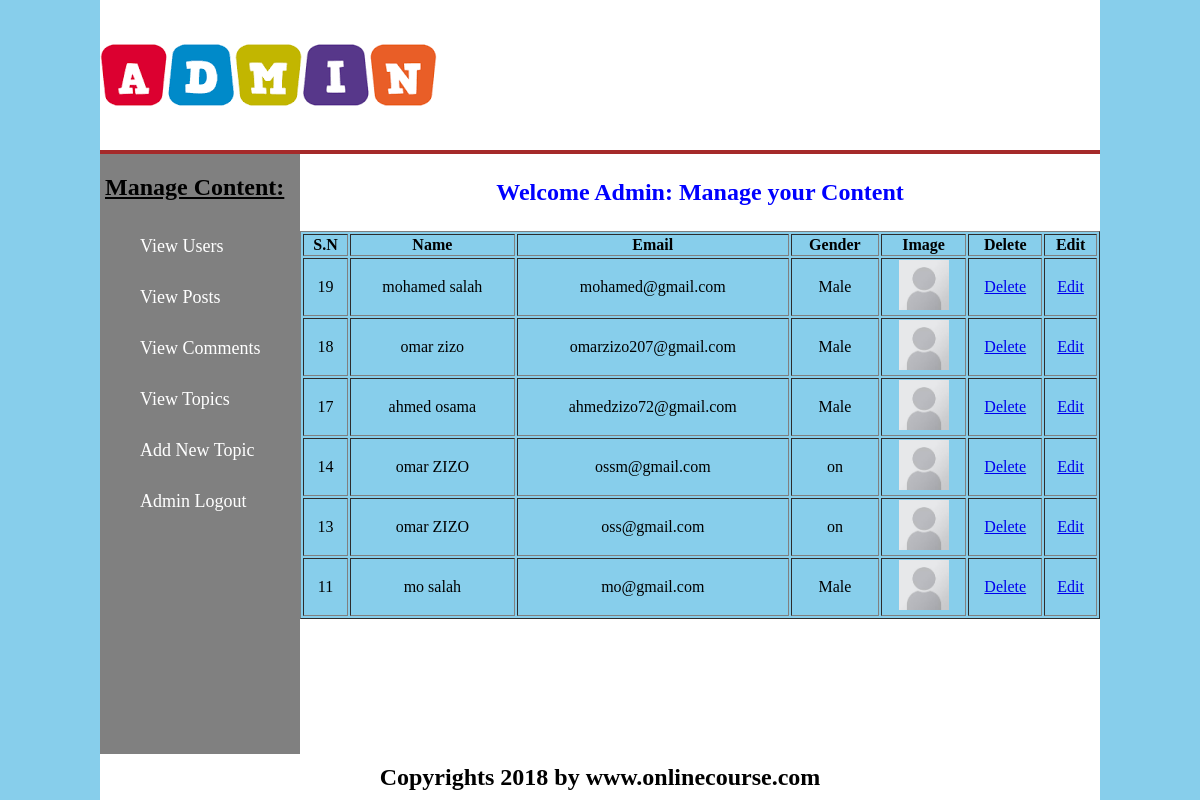
Screenshot of /admin/index.php?view_users (signed in) with the database file from the repository.
### tables this page shows
CREATE TABLE `users` (
  `user_id` int(11) NOT NULL,
  `user_name` varchar(100) NOT NULL,
  `user_password` varchar(100) NOT NULL,
  `user_email` varchar(100) NOT NULL,
  `user_gender` varchar(100) NOT NULL,
  `user_bitrhday` text NOT NULL,
  `user_image` text NOT NULL,
  `register_date` date NOT NULL,
  `last_login` date NOT NULL,
  `status` text NOT NULL,
  `posts` text NOT NULL
);

### admin/includes/view_users.php (the view, shortened to what this page needs)
<table width="800px" align="center" border="1px" bgcolor="skyblue">
	<tr>
		<th> S.N 	</th>
		<th> Name 	</th>
		<th> Email	</th>
		<th> Gender	</th>
		<th> Image  </th>
		<th> Delete	</th>
		<th> Edit	</th>
	</tr>
	<?php
		include("includes/database.php");
		$sel_users  = "SELECT * FROM `users` ORDER BY 1 DESC";
		$run_users = mysqli_query($con, $sel_users);
		while($row_users = mysqli_fetch_array($run_users))
		{
			$user_id 	 	= $row_users['user_id'];
			$user_name   	= $row_users['user_name'];
			$user_email  	= $row_users['user_email'];
			$user_image  	= $row_users['user_image'];
			$user_gender 	= $row_users['user_gender'];
	?>
	<tr align="center">
		<td> <?php echo $user_id; ?> 	 </td>
		<td> <?php echo $user_name; ?> 	 </td>
		<td> <?php echo $user_email; ?>  </td>
		<td> <?php echo $user_gender; ?> </td>
		<td><img src="../user/user_images/<?php echo $user_image;?>" width='50' height='50'/> </td>
		<td> <a href="delete_user.php?delete=<?php echo $user_id; ?>"> Delete </a> </td>
		<td> <a href="index.php?view_users&edit=<?php echo $user_id; ?>"> Edit   </a> </td>
	</tr>
	<?php } ?>
</table>

### admin/index.php (shortened to what this page needs)
<?php
 include("../functions/functions.php");
 if(!isset($_SESSION['admin_email']))
 {
 	header("Location: admin_login.php");
 }
 else {
 ?>
<!DOCTYPE HTML>
<html>
<head>
	<link rel="stylesheet" type="text/css" href="admin_style.css" media="all">
</head>
<body>
	<div class="container">
		<div id="head">
			<a href="index.php"><img src="images/logo.png" alt="logo panel"> </a>
		</div>
		<div id="sidebar">
			<h2>Manage Content:</h2>
			<ul id="menu">
				<li><a href="index.php?view_users">    View Users 		</a> </li>
				<li><a href="index.php?view_posts">    View Posts 		</a> </li>
				<li><a href="index.php?view_comments"> View Comments 	</a> </li>
				<li><a href="index.php?view_topics">   View Topics 		</a> </li>
				<li><a href="index.php?add_topic"> 	   Add New Topic    </a> </li>
				<li><a href="admin_logout.php"> 	   Admin Logout 	</a> </li>
			</ul>
		</div>
		<div id="content">
			<h2 style="color: blue; text-align: center; padding: 5px;">
				Welcome Admin: Manage your Content
			</h2>
			<?php
				if(isset($_GET['view_users']))
				{
					include("includes/view_users.php");
				}
			?>
		</div>
		<div id="foot">
			<h2 style="text-align: center; padding: 10px;">Copyrights 2018 by www.onlinecourse.com</h2>
		</div>
	</div>
</body>
</html>
<?php } ?>

### admin/admin_style.css (style rules this page uses)
body { padding: 0; margin: 0; background-color: skyblue }
.container { width: 1000px; margin: 0 auto; background-color: white; }
#head { margin: auto; width: 1000px; height: 150px; border-bottom : 4px solid brown; }
#content { width: 800px; height: 600px; background-color: white; float: right; }
#sidebar { width: 200px; height: 600px; background-color: gray; float: left; }
#menu { line-height: 30px; padding: 0; }
#menu li { list-style: none; display: block; margin-left: 20px; padding: 10px; }
#menu a { text-decoration: none; color: white; font-size: 18px; margin: 10px; }
#sidebar h2 { text-decoration: underline; margin-left: 5px; }
#foot { width: 1000px; height: 50px; clear: both; }

### rows the page displays
users: user_id "19", user_name "mohamed salah", user_email "mohamed@gmail.com", user_gender "Male", user_image (placeholder picture)
users: user_id "18", user_name "omar zizo", user_email "omarzizo207@gmail.com", user_gender "Male", user_image (placeholder picture)
users: user_id "17", user_name "ahmed osama", user_email "ahmedzizo72@gmail.com", user_gender "Male", user_image (placeholder picture)
users: user_id "14", user_name "omar ZIZO", user_email "ossm@gmail.com", user_gender "on", user_image (placeholder picture)
users: user_id "13", user_name "omar ZIZO", user_email "oss@gmail.com", user_gender "on", user_image (placeholder picture)
users: user_id "11", user_name "mo salah", user_email "mo@gmail.com", user_gender "Male", user_image (placeholder picture)
